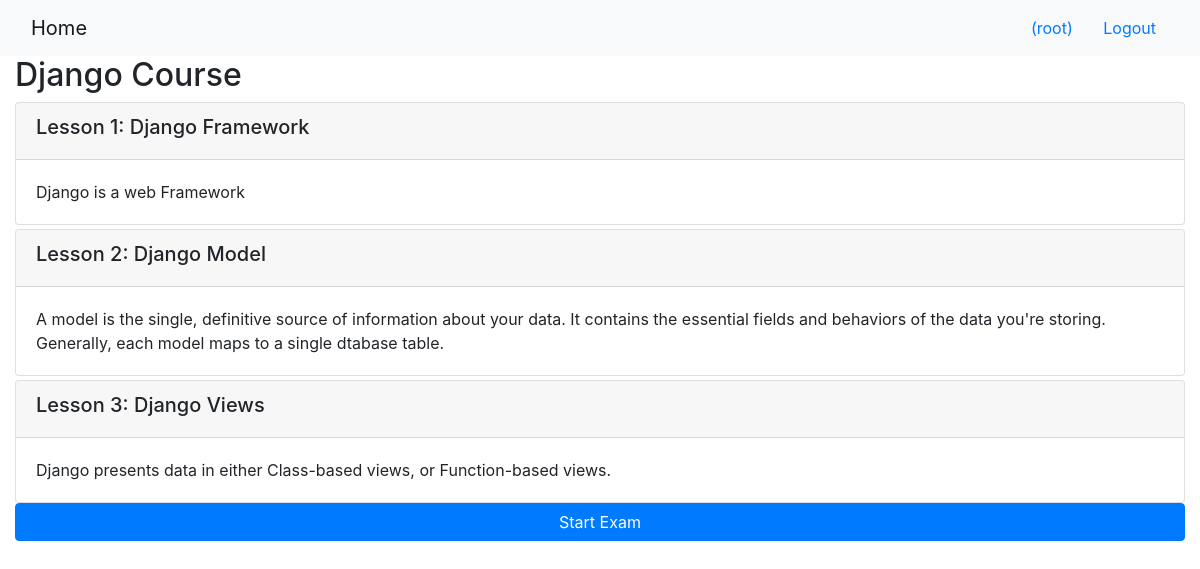
/onlinecourse/1/ (signed in), run on the app's committed database.
### onlinecourse/models.py (models this page shows, shortened)
class Course(models.Model):
    name = models.CharField(null=False, max_length=30, default='online course')
    image = models.ImageField(upload_to='course_images/')
    description = models.CharField(max_length=1000)
    pub_date = models.DateField(null=True)
    instructors = models.ManyToManyField(Instructor)
    users = models.ManyToManyField(settings.AUTH_USER_MODEL, through='Enrollment')
    total_enrollment = models.IntegerField(default=0)
    is_enrolled = False

class Lesson(models.Model):
    title = models.CharField(max_length=200, default="title")
    order = models.IntegerField(default=0)
    course = models.ForeignKey(Course, on_delete=models.CASCADE)
    content = models.TextField()

### onlinecourse/views.py (the view)
# urls.py: path('<int:pk>/', views.CourseDetailView.as_view(), name='course_details'),
class CourseDetailView(generic.DetailView):
    model = Course
    template_name = 'onlinecourse/course_detail_bootstrap.html'

### onlinecourse/templates/onlinecourse/course_detail_bootstrap.html (shortened to what this page needs)
<!DOCTYPE html>
<html lang="en">
<head>
     {% load static %}
    <link rel="stylesheet" href="https://maxcdn.bootstrapcdn.com/bootstrap/4.5.2/css/bootstrap.min.css">
</head>
<body>
    <nav class="navbar navbar-light bg-light">
        <div class="container-fluid">
            <div class="navbar-header">
                  <a class="navbar-brand" href="{% url 'onlinecourse:index' %}">Home</a>
            </div>
            <ul class="nav navbar-nav navbar-right">
                {% if user.is_authenticated %}
                <li>
                    <a class="btn btn-link" href="#">{{ user.first_name }}({{ user.username }})</a>
                    <a class="btn btn-link" href="{% url 'onlinecourse:logout' %}">Logout</a>
                </li>
                {% endif %}
            </ul>
        </div>
    </nav>
    <div class="container-fluid">
            <h2>{{ course.name }}</h2>
                <div class="card-columns-vertical">
                    {% for lesson in course.lesson_set.all %}
                        <div class="card mt-1">
                            <div class="card-header"><h5>Lesson {{lesson.order|add:1}}: {{lesson.title}}</h5></div>
                            <div class="card-body">{{lesson.content}}</div>
                        </div>
                    {% endfor %}
                </div>
            {% if user.is_authenticated %}
                <button class="btn btn-primary btn-block" data-toggle="collapse" data-target="#exam">Start Exam</button>
            {% endif %}
    </div>
</body>
</html>

### data on the page
Course: name "Django Course"
Lesson: order|add "1", title "Django Framework", content "Django is a web Framework"
Lesson: order|add "2", title "Django Model", content "A model is the single, definitive source of information about your data. It contains the essential fields and behaviors of the data you're storing. Generally, each model maps to a single dtabase table."
Lesson: order|add "3", title "Django Views", content "Django presents data in either Class-based views, or Function-based views."

### other printed values
{{ user.username }} "root"
